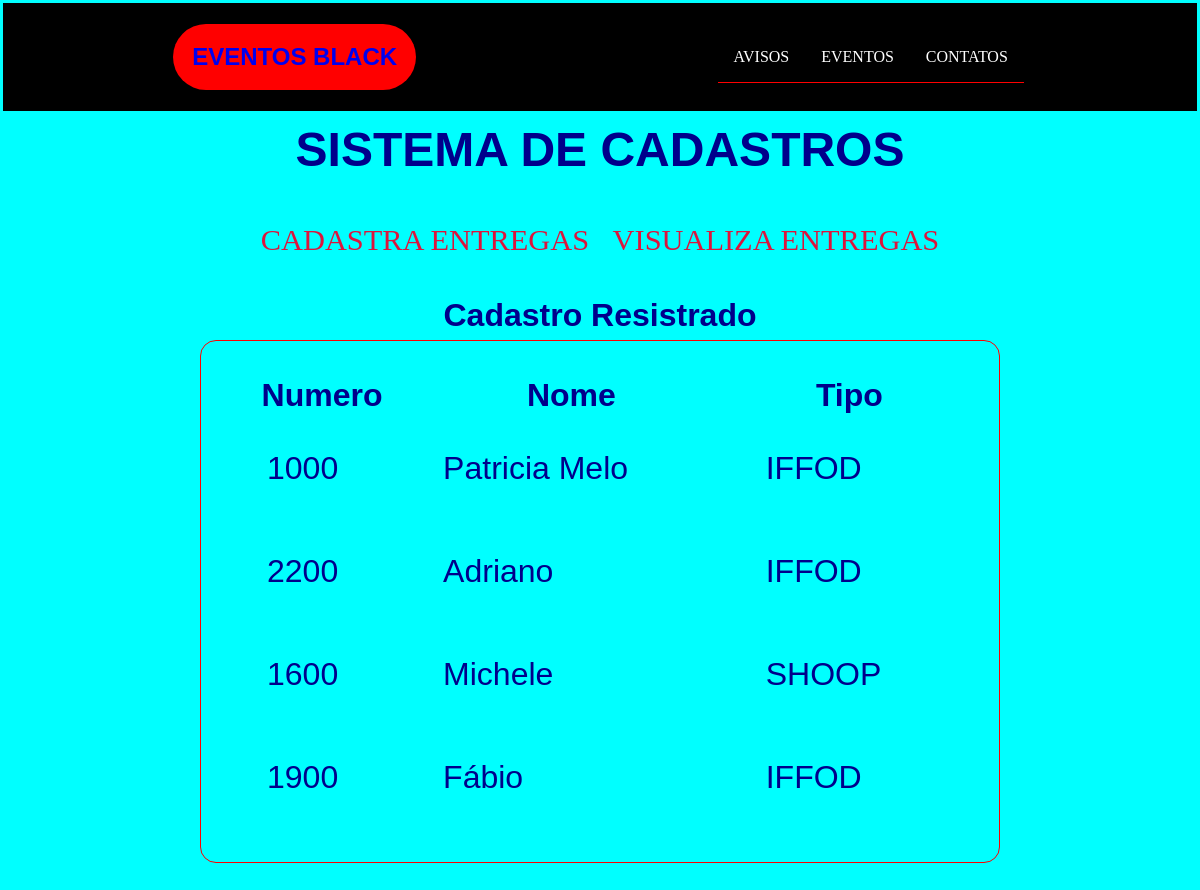
Page /visualiza/ on the committed database.
### contact/models.py (models this page shows, shortened)
class Cadastros(models.Model):
    numero_apt = models.CharField(max_length=5)
    nome_morado = models.CharField(max_length=150)
    tipo_entrega = models.CharField(max_length=100, blank=True, null=True)

### contact/views.py (the view)
# urls.py: path('visualiza/', views.visualizacao, name='visualizacao' ),
def visualizacao(request):
    registro = Cadastros.objects.filter().order_by('-id')
    context = {
        'registro': registro,
        'title': '  Visualizaçao '
    }
    return render(
        request,
        'contact/index.html',
        context,
    )

### contact/templates/contact/index.html (shortened to what this page needs)
{% extends "global/base.html" %}
{% block content %}
<div class='conteine-registro'>
    <div class='registro-title'>
        <h1>Cadastro Resistrado</h1>
    </div>
<header class='registro-menu' >
    <div class='registro-content' >
        <table>
            <thead>
                <tr>
                    <th>Numero</th>
                    <th>Nome</th>
                    <th>Tipo</th>
                </tr>
            </thead>
            <tbody>
                {% for cadastro in registro %}
                <tr>
                    <td>
                        {{ cadastro.numero_apt }}
                    </td>
                    <td>
                        {{ cadastro.nome_morado }}
                    </td>
                    <td>
                        {{ cadastro.tipo_entrega }}
                    </td>
                </tr>
                {% endfor %}
            </tbody>
        </table>
    </div>
</header>
</div>
{% endblock content %}

### base_templates/global/base.html (shortened to what this page needs)
{% load static %}
<!DOCTYPE html>
<html lang="pt-BR">
<head>
    <link rel="stylesheet" href=" {% static 'global/css/styles.css' %} ">
</head>
<body>
    <div class='menu-1'>
        <div class="conteines">
        <nav class='menu-2'>
                <div class='logo-marca'>
                    <a href=" {% url 'contact:index' %} ">
                        <h1>Eventos Black</h1>
                    </a>
                </div>
                <div class='menu-ul'>
                    <ul>
                        <li>Avisos</li>
                        <li>Eventos</li>
                        <li>Contatos</li>
                    </ul>
                </div>
            </nav>
        </div>
    </div>
    <div class="principal">
        <div class='sistema-main'>
            <h1>SISTEMA DE CADASTROS</h1>
        </div>
        <div class='menu'>
            <div class='menu-content'>
                <a href=" {% url 'contact:cadastros' %} ">Cadastra Entregas</a>
                <a href=" {% url 'contact:visualizacao' %} ">Visualiza Entregas</a>
            </div>
        </div>
        {% block content %}{% endblock content %}
    </div>
</body>
</html>

### base_static/global/css/styles.css (style rules this page uses)
* { padding: 0.1rem; margin: 0 auto; box-sizing: border-box; text-decoration: none; list-style-type: none; }
body { font-family: Arial, Helvetica, sans-serif; background-color: aqua; color: darkblue; top: 0; }
.sistema-main { font-size: 1.5rem; padding: 0.5rem; }
.menu { display: flex; flex-direction: row; }
.menu-content { font-family: serif; margin-top: 2rem; font-size: 1.05rem; margin-bottom: 2rem; }
.menu-content a { color: crimson; }
.principal { display: flex; flex-direction: column; align-items: center; margin-bottom: 2rem; }
.principal a { text-decoration: none; font-size: 1.9rem ; padding: 0.6rem; justify-content: space-between; text-transform: uppercase; }
.registro-title { display: flex; align-items: center; justify-content: center; }
.registro-menu { display: flex; }
.registro-content { display: flex; flex-direction: column; align-items: center; font-size: 3rem; }
table { border: 0.05rem solid red; border-radius: 1rem; padding: 2rem; width: 50rem; font-size: 2rem; }
td { padding: 2rem; }
.menu-1 { background: rgb(0, 0, 0); text-transform: uppercase; list-style-type: none; margin: 0; }
.menu-2 { display: flex; justify-content: space-between; margin: 1rem; }
.logo-marca { display: flex; justify-content: center; align-items: center; padding: 1rem; background: rgb(255, 0, 0); border-radius: 3rem; }
.menu-ul { display: flex; align-items: center; font-family: 'Times New Roman', Times, serif; }
.menu-ul ul li { padding: 1rem; color: white; border-bottom: 0.1rem solid red; font-size: 1rem; }
.menu-ul ul { display: flex; flex-direction: row; justify-content: center; }

### rows in the picture
Cadastros: numero_apt "1000", nome_morado "Patricia Melo", tipo_entrega "IFFOD"
Cadastros: numero_apt "2200", nome_morado "Adriano", tipo_entrega "IFFOD"
Cadastros: numero_apt "1600", nome_morado "Michele", tipo_entrega "SHOOP"
Cadastros: numero_apt "1900", nome_morado "Fábio", tipo_entrega "IFFOD"
